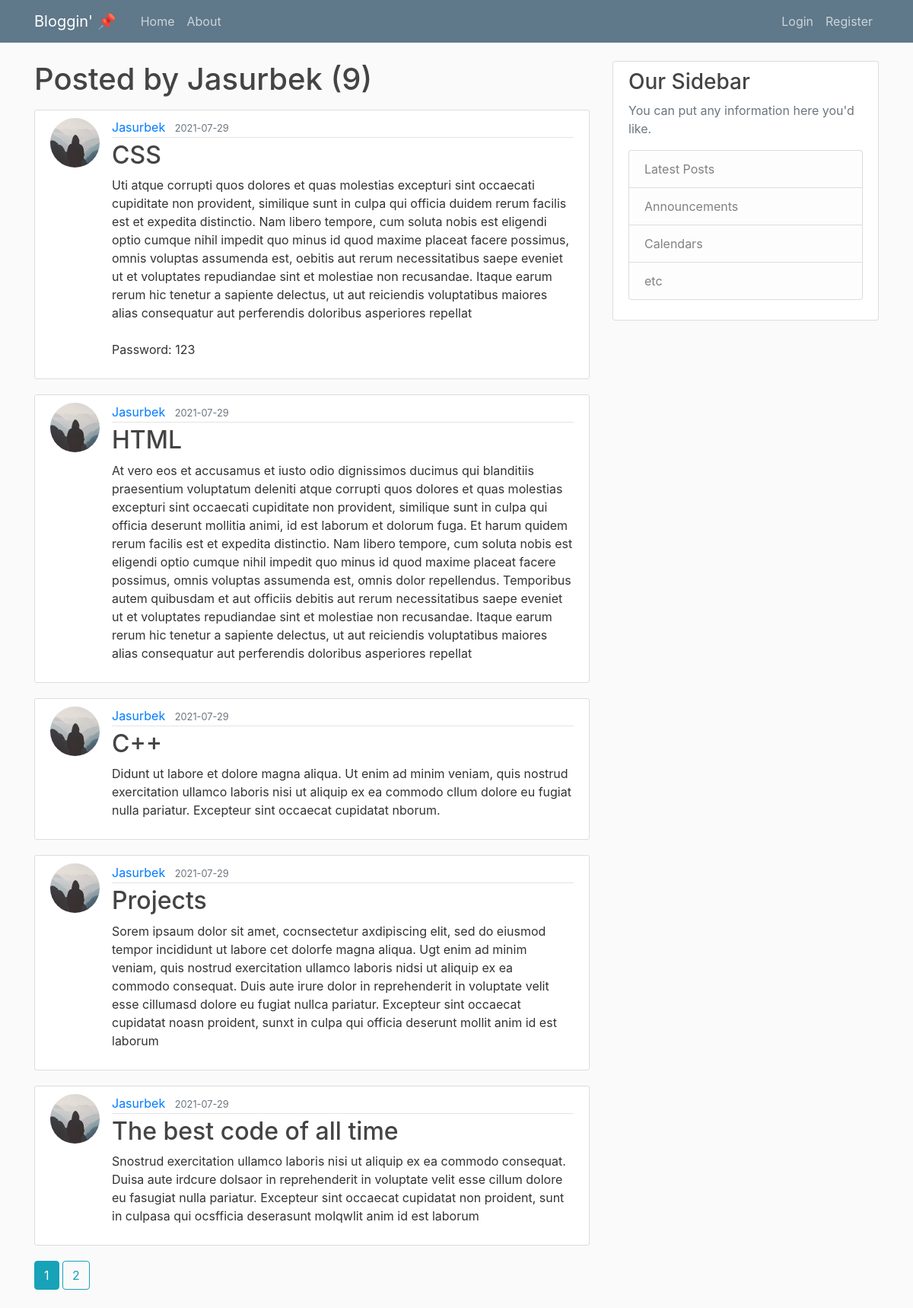
The app's page /user/Jasurbek, older data.
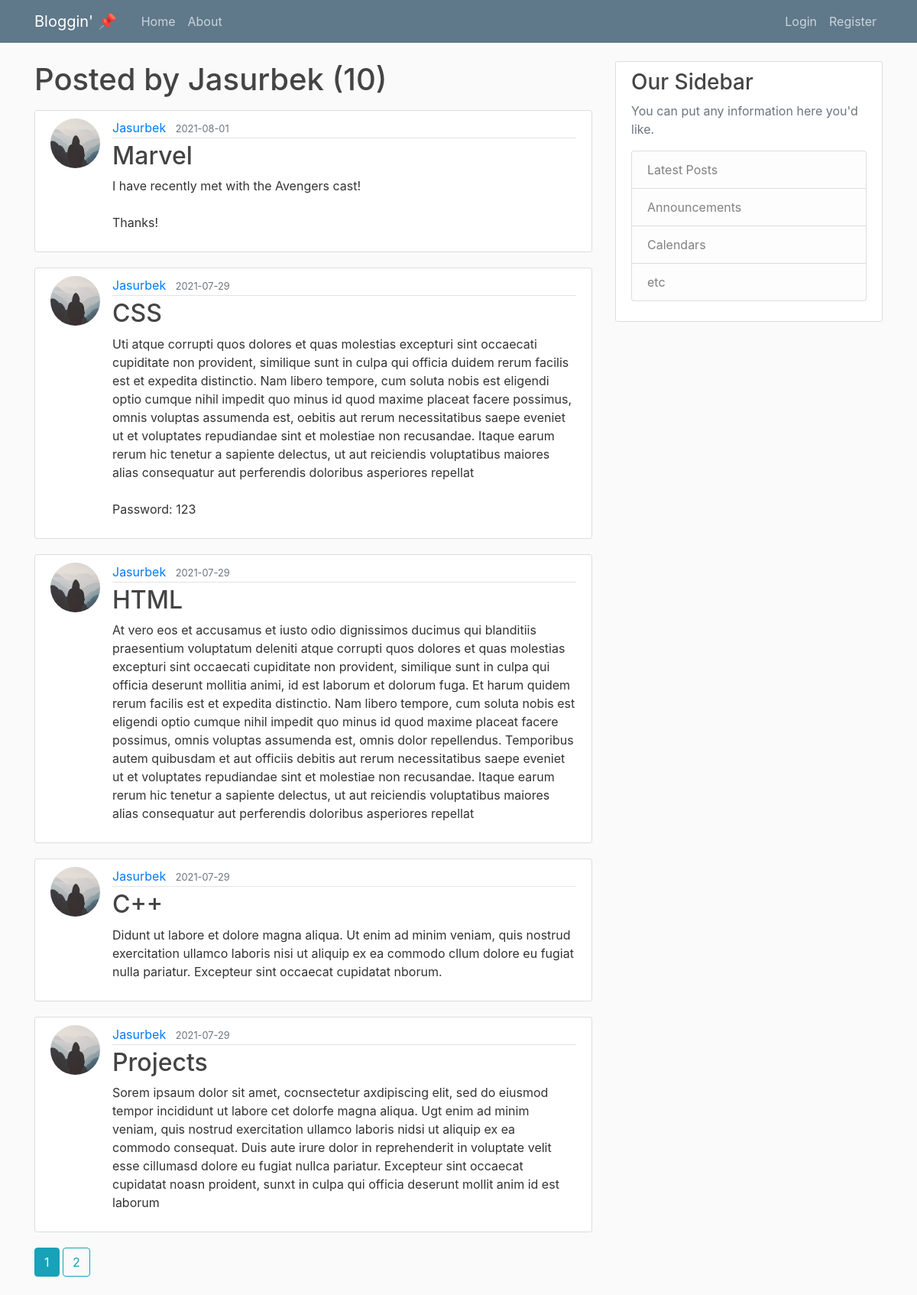
The same page, newer data.
### main_flask/models.py (models this page shows, shortened)
class Post(db.Model):
    id = db.Column(db.Integer, primary_key=True)
    title = db.Column(db.String(100), nullable=False)
    date_posted = db.Column(db.DateTime, nullable=False,
                            default=datetime.utcnow)
    content = db.Column(db.Text, nullable=False)
    user_id = db.Column(db.Integer, db.ForeignKey('user.id'), nullable=False)

class User(db.Model, UserMixin):
    id = db.Column(db.Integer, primary_key=True)
    username = db.Column(db.String(20), unique=True, nullable=False)
    email = db.Column(db.String(120), unique=True, nullable=False)
    image_file = db.Column(db.String(20), nullable=False,
                           default='default.jpg')
    password = db.Column(db.String(60), nullable=False)
    posts = db.relationship('Post', backref='author', lazy=True)

### main_flask/users/routes.py (the view)
@users.route("/user/<string:username>")
def user_posts(username):
    page = request.args.get('page', 1, type=int)
    user = User.query.filter_by(username=username).first_or_404()
    posts = Post.query.filter_by(author=user)\
        .order_by(Post.date_posted.desc())\
        .paginate(page=page, per_page=5)
    return render_template('user_posts.html', posts=posts, user=user)

### main_flask/templates/user_posts.html
{% extends "layout.html" %}
{% block content %}
    <h1 class = "mb-3">Posted by {{ user.username }} ({{ posts.total }})</h1>
    {% for post in posts.items %}
        <article class="media content-section">
          <img class = "rounded-circle article-img" src = "{{ url_for('static', filename = 'profile_pics/' + post.author.image_file ) }}">
            <div class="media-body">
              <div class="article-metadata">
                <a class="mr-2" href="{{ url_for('users.user_posts', username=post.author.username) }}">{{ post.author.username }}</a>
                <small class="text-muted">{{ post.date_posted.strftime('%Y-%m-%d')}}</small>
              </div>
              <h2><a class="article-title" href="{{ url_for('posts.post', post_id = post.id) }}">{{ post.title }}</a></h2>
              <p class="article-content">{{ post.content }}</p>
            </div>
        </article>
    {% endfor %}
    {% for page_num in posts.iter_pages(left_edge=1, right_edge = 1, left_current = 1, right_current =2) %}
      {% if page_num %}
        {% if posts.page == page_num %}
            <a class = "btn btn-info mb-4" href="{{url_for('users.user_posts', username=user.username, page=page_num)}}">{{ page_num }}</a>
        {% else %}
            <a class = "btn btn-outline-info mb-4" href="{{url_for('users.user_posts', username=user.username, page=page_num)}}">{{ page_num }}</a>
        {% endif %}
      {% else %}
        ...
      {% endif %}
    {% endfor %}
{% endblock content %}

Row changes from the older to the newer data that the page shows:
no longer on this page (row unchanged): Post: image_file (placeholder picture), author.username "Jasurbek", date_posted "2021-07-29", title "The best code of all time", content "Snostrud exercitation ullamco laboris nisi ut aliquip ex ea commodo consequat. Duisa aute irdcure dolsaor in reprehenderit in voluptate velit esse cillum dolore eu fasugiat nulla pariatur. Excepteur sint occaecat cupidatat non proident, sunt in culpasa qui ocsfficia deserasunt molqwlit anim id est laborum"
added Post: image_file (placeholder picture), author.username "Jasurbek", date_posted "2021-08-01", title "Marvel", content "I have recently met with the Avengers cast! Thanks!"
Text that changed along with them:
{{ posts.total }}: "9" → "10"
